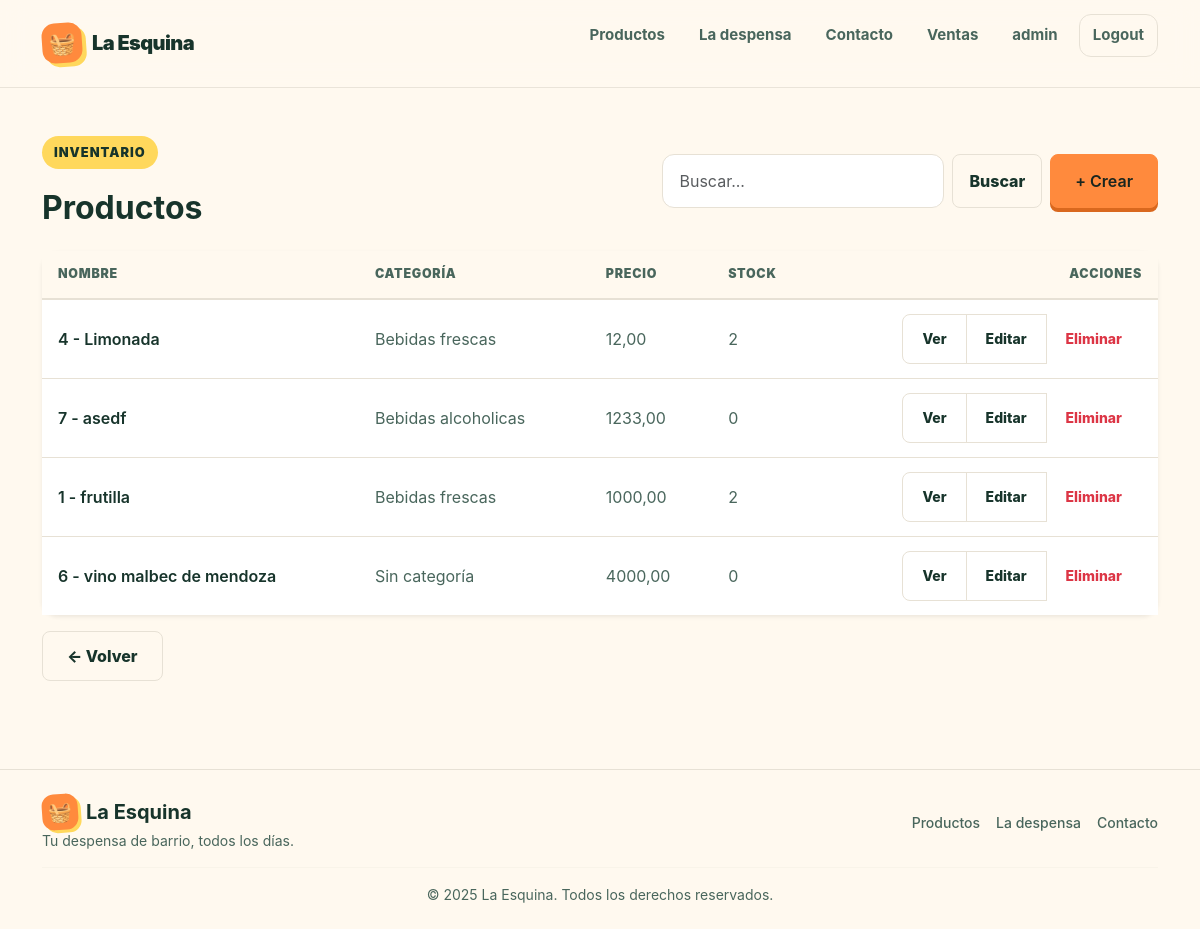
Before: /producto/producto/list (signed in) with the older database file.
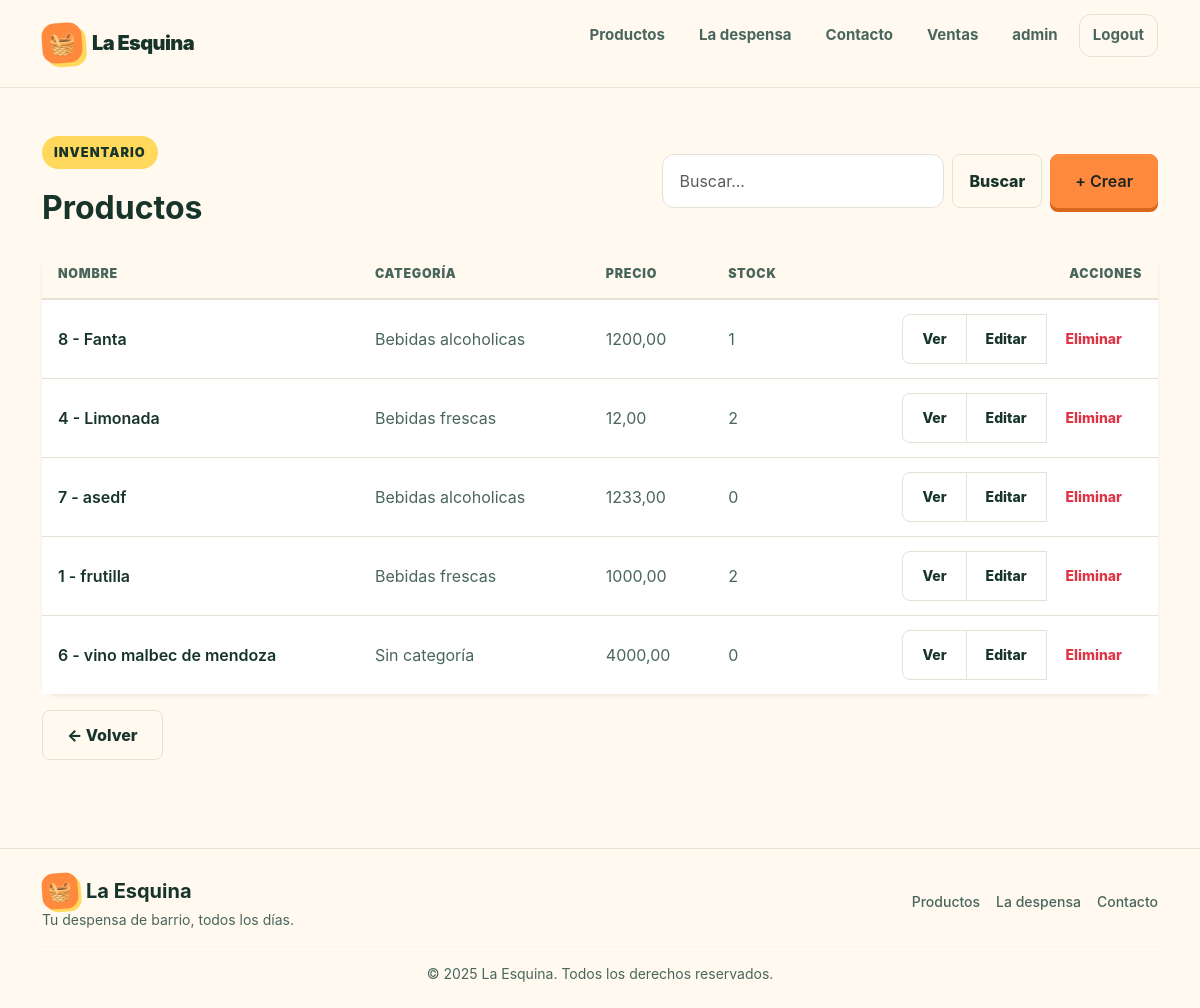
After: the same page with the newer database file.
### producto/models.py (models this page shows, shortened)
class Producto(models.Model):
    categoria = models.ForeignKey(
        Categoria,
        on_delete=models.SET_NULL,
        null=True,
        blank=True,
        verbose_name="categoría",
        related_name="productos",
    )
    nombre = models.CharField()
    descripcion = models.TextField(
        blank=True, db_default="", verbose_name="descripción"
    )
    precio = models.DecimalField(max_digits=10, decimal_places=2)
    stock = models.PositiveIntegerField(db_default=0)
    class Meta:
        verbose_name = "Producto"
        verbose_name_plural = "Productos"
        ordering = ("nombre",)
        indexes = [  # noqa: RUF012
            models.Index(fields=["nombre"], name="idx_producto_nombre"),
        ]
        constraints = (
            models.UniqueConstraint(
                fields=["categoria", "nombre"], name="unique_categoria_producto"
            ),
            models.CheckConstraint(
                condition=Q(precio__gte=0), name="check_precio_mayor_a_cero"
            ),
        )

class Categoria(models.Model):
    nombre = models.CharField(max_length=100, unique=True)
    descripcion = models.TextField(
        blank=True, db_default="", verbose_name="descripción"
    )
    class Meta:
        verbose_name = "Categoría de Productos"
        verbose_name_plural = "Categorías de Productos"
        ordering = ("nombre",)
    def __str__(self):
        return self.nombre

### producto/views/productos.py (the view)
# urls.py: path("producto/list", productos.ProductoList.as_view(), name="producto_list"),
class ProductoList(LoginRequiredMixin, ListView):
    model = Producto
    def get_queryset(self) -> QuerySet:
        busqueda = self.request.GET.get("busqueda", "").strip()
        if busqueda:
            return Producto.objects.filter(nombre__icontains=busqueda)
        else:
            return Producto.objects.all()

### producto/templates/producto/producto_list.html
{% extends "core/base.html" %}
{% block contenido %}
<div class="container py-5">
    <div class="d-flex flex-wrap align-items-center justify-content-between gap-3 mb-4">
        <div>
            <div class="eyebrow">Inventario</div>
            <h1 class="h2 fw-bold mb-0" style="color: var(--ink);">Productos</h1>
        </div>
        <div class="d-flex flex-wrap gap-2">
            <form method="get" class="d-flex gap-2" role="search">
                <input class="form-control" type="search" name="busqueda" placeholder="Buscar..." aria-label="Buscar" />
                <button class="btn btn-outline-secondary rounded-3 px-3" type="submit" style="border-color: var(--line); color: var(--ink);">Buscar</button>
            </form>
            <a href="{% url 'producto:producto_create' %}" class="btn btn-primary rounded-3 px-4 fw-semibold">+ Crear</a>
        </div>
    </div>
    <div class="card border-0 rounded-4 shadow-sm">
        <div class="card-body p-0">
            <div class="table-responsive">
                <table class="table table-hover align-middle mb-0 data-table">
                    <thead>
                        <tr>
                            <th scope="col">Nombre</th>
                            <th scope="col">Categoría</th>
                            <th scope="col">Precio</th>
                            <th scope="col">Stock</th>
                            <th scope="col" class="text-end">Acciones</th>
                        </tr>
                    </thead>
                    <tbody>
                        {% for producto in object_list %}
                            <tr>
                                <td class="fw-semibold" style="color: var(--ink);">{{ producto.id }} - {{ producto.nombre }}</td>
                                <td>{{ producto.categoria|default:"Sin categoría" }}</td>
                                <td>{{ producto.precio }}</td>
                                <td>{{ producto.stock }}</td>
                                <td class="text-end">
                                    <div class="btn-group btn-group-sm">
                                        <a href="{% url 'producto:producto_detail' producto.id %}" class="btn btn-outline-secondary rounded-start-3" style="border-color: var(--line); color: var(--ink);">Ver</a>
                                        <a href="{% url 'producto:producto_update' producto.id %}" class="btn btn-outline-secondary" style="border-color: var(--line); color: var(--ink);">Editar</a>
                                        <a href="{% url 'producto:producto_delete' producto.id %}" class="btn btn-outline-danger rounded-end-3">Eliminar</a>
                                    </div>
                                </td>
                            </tr>
                        {% empty %}
                            <tr>
                                <td colspan="5" class="text-center py-4" style="color: var(--ink-soft);">No hay productos registrados.</td>
                            </tr>
                        {% endfor %}
                    </tbody>
                </table>
            </div>
        </div>
    </div>
    <div class="mt-3">
        <a href="{% url 'producto:home' %}" class="btn btn-outline-secondary rounded-3 px-4" style="border-color: var(--line); color: var(--ink);">← Volver</a>
    </div>
</div>
{% endblock contenido %}

Changed rows visible on the page:
added Producto: id "8", nombre "Fanta", categoria "Bebidas alcoholicas", precio "1200,00", stock "1"
